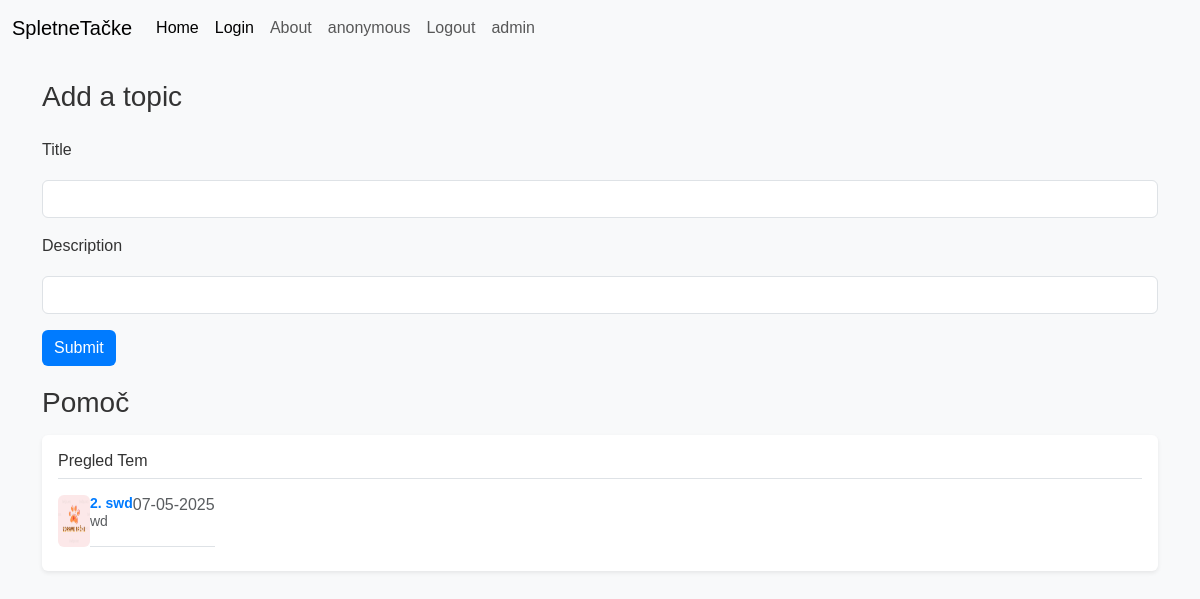
The page /home on the database its author committed.
### Forums/main.py (models this page shows)
class Topic(db.Model):
    id: Mapped[int] = mapped_column(primary_key=True)
    title: Mapped[str] = mapped_column(unique=True)
    description: Mapped[str]
    author: Mapped[str]
    time: Mapped[str] = mapped_column(default="")

### Forums/main.py (the view, shortened to what this page needs)
@app.route("/home",methods=["GET", "POST"])
def home():
    if "username" not in session:
        session['username'] = 'anonymous'
    topics = db.session.execute(db.select(Topic)).scalars()
    if "username" in session:
        return render_template("home.html", topics=topics, username=session['username'])
    else:
        return render_template("home.html", topics=topics, username='anonymous')

### Forums/templates/home.html (shortened to what this page needs)
<!doctype html>
<html lang="en">
  <head>
    <link href="https://cdn.jsdelivr.net/npm/bootstrap@5.3.3/dist/css/bootstrap.min.css" rel="stylesheet">
    <link rel="stylesheet" href="{{ url_for('static', filename='style.css') }}">
  </head>
  <body>
    <nav class="navbar navbar-expand-lg bg-body-tertiary">
      <div class="container-fluid">
        <a class="navbar-brand" href="/">SpletneTačke</a>
        <div class="collapse navbar-collapse" id="navbarNavDropdown">
          <ul class="navbar-nav">
            <li class="nav-item">
              <a class="nav-link active" aria-current="page" href="/home">Home</a>
            </li>
            <li class="nav-item">
              <a class="nav-link active" aria-current="page" href="/login">Login</a>
            </li>
            <li class="nav-item">
              <a class="nav-link" href="/about">About</a>
            </li>
            <li class="nav-item">
              <a class="nav-link" href="/profile">{{username}}</a>
            </li>
            <li class="nav-item">
              <a class="nav-link" href="/logout">Logout</a>
            </li>
            <li class="nav-item">
              <a class="nav-link" href="/admin">admin</a>
            </li>
          </ul>
        </div>
      </div>
    </nav>
      <div class="container">
        <h1 class="fs-3 text my-4">Add a topic</h1>
        <form accept="/" method="post">
            <div class="mb-3">
                <label for="title" class="form-label">Title</label>
                <input type="text" name="title" class="form-control" id="title" aria-describedby="emailHelp" required>
              </div>
              <div class="mb-3">
                <label for="description" class="form-label">Description</label>
                <input type="text" name="description" class="form-control" id="exampleInputPassword1" required>
              </div>
              <button type="submit" class="btn btn-primary">Submit</button>
        </form>
        <h1 class="fs-3 text">Pomoč</h1>
        <div class="my-3 p-3 bg-body rounded shadow-sm">
          <h6 class="border-bottom pb-2 mb-0">Pregled Tem<h6>
          {% for item in topics %}
          <div class="d-flex text-muted pt-3">
            <img class="img-fluid rounded" loading="lazy" src="{{ url_for('static', filename='img/logo.jpeg') }}" alt="logo" width="32" height="32">
            <p class="pb-3 mb-0 small lh-sm border-bottom">
              <strong class="d-block text-gray-dark"><a href="/topic/{{item.id}}">{{item.id}}. {{item.title}}</a></strong>
              {{item.description}}
            <div class="border-bottom fs-7 text-end">{{item.time}}</div>
            </p>
          </div>
        {% endfor %}
      </div>
      </div>
  </body>
</html>

### Forums/static/style.css (style rules this page uses)
body { font-family: 'Arial', sans-serif; background-color: #f8f9fa; margin: 0; padding: 0; color: #333; }
.container { margin-top: 20px; }
.btn-primary { background-color: #007bff; border: none; }
form { margin: 20px 0; }
input, textarea { width: 100%; padding: 10px; margin: 10px 0; border: 1px solid #ccc; border-radius: 5px; }
img { max-width: 100%; height: auto; border-radius: 5px; }
a { color: #007bff; text-decoration: none; }

### rows shown on the page
Topic: id "2", title "swd", description "wd", time "07-05-2025"

### other values the page prints
{{ username }} "anonymous"
